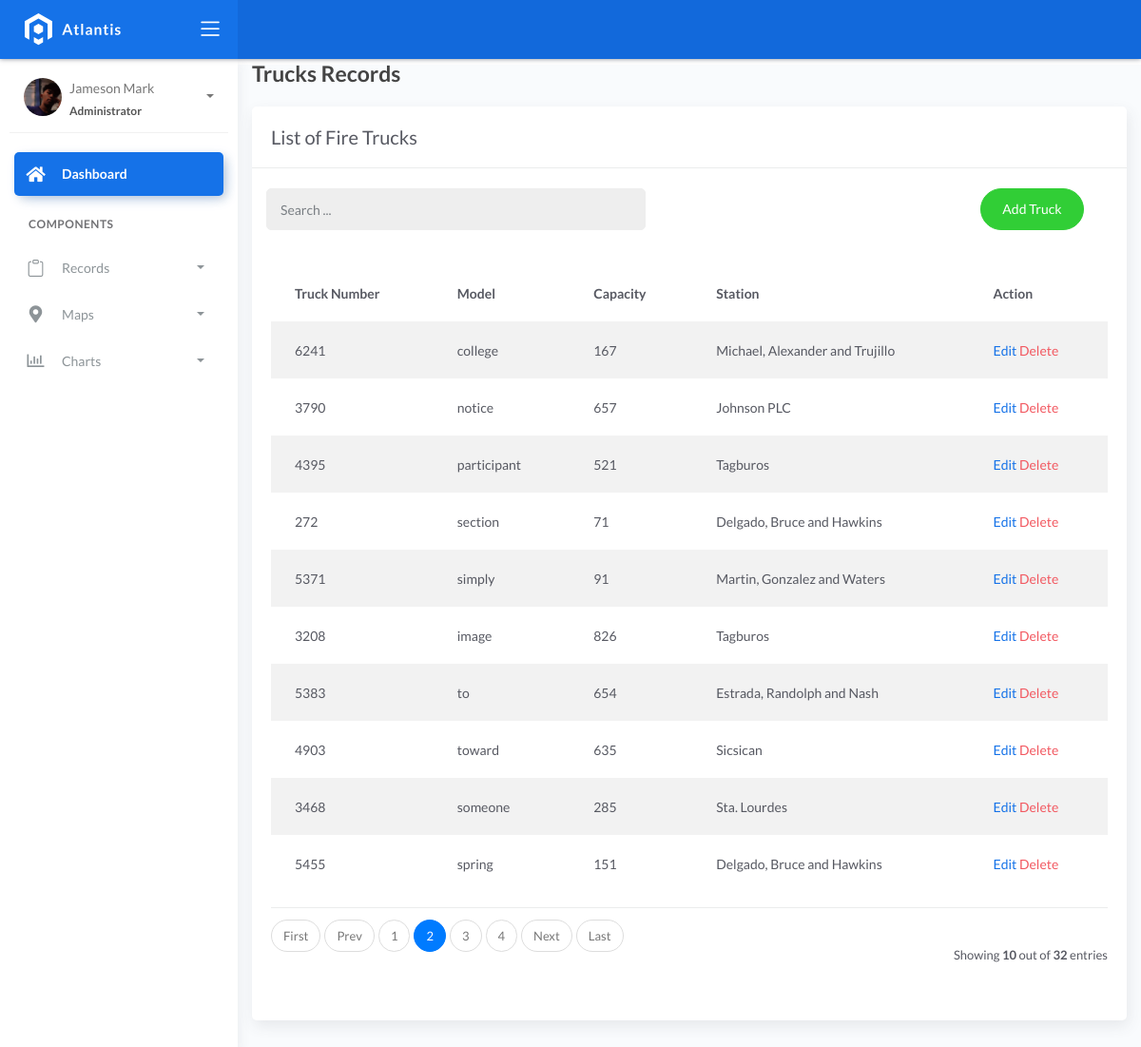
Before: /firetrucks/?page=2 with the older database file.
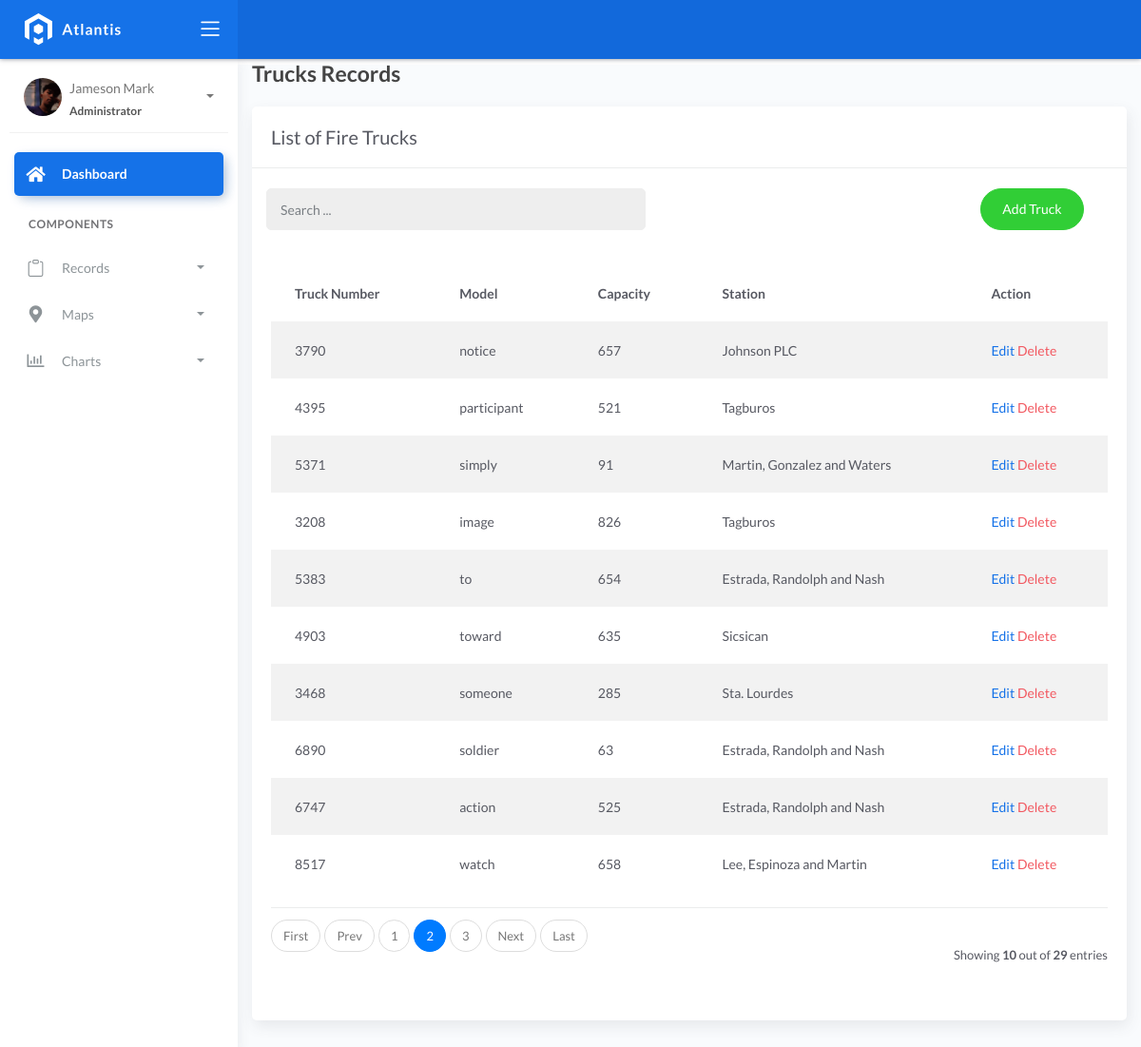
After: the same page with the newer database file.
### fire/models.py (models this page shows)
class BaseModel(models.Model):
    created_at = models.DateTimeField(auto_now_add=True, db_index=True)
    updated_at = models.DateTimeField(auto_now=True)
    class Meta:
        abstract = True

class FireTruck(BaseModel):
    truck_number = models.CharField(max_length=150)
    model = models.CharField(max_length=150)
    capacity = models.CharField(max_length=150)  # water
    station = models.ForeignKey(FireStation, on_delete=models.CASCADE)

class FireStation(BaseModel):
    name = models.CharField(max_length=150)
    latitude = models.DecimalField(
        max_digits=22, decimal_places=16, null=True, blank=True)
    longitude = models.DecimalField(
        max_digits=22, decimal_places=16, null=True, blank=True)
    address = models.CharField(max_length=150)
    city = models.CharField(max_length=150)
    country = models.CharField(max_length=150)
    def __str__(self):
        return self.name

### fire/views.py (the view)
# urls.py: path('firetrucks/', firetruckListView.as_view(), name='fire-truck'),
class firetruckListView(ListView):
    model = FireTruck
    template_name = 'fire_truck.html'
    context_object_name = 'FireTrucks'
    success_url = reverse_lazy('fire-truck')
    paginate_by = 10

### templates/fire_truck.html (shortened to what this page needs)
{% extends 'base.html' %}
{% load static %}
{% block content %}
<div class="content">
    <div class="container-fluid">
        <h4 class="page-title">Trucks Records</h4>
        <div class="row">
            <div class="col-md-12">
                <div class="card">
                    <div class="card-header">
                        <div class="card-title">List of Fire Trucks</div>
                    </div>
                    <br />
                        <div class="col-md-12 row">
                            <div class="col-md-6">
                                <form class="navbar-form nav-search mr-md-3" action="">
                                    <div class="input-group">
                                        <input type="text" placeholder="Search ..." class="form-control" name="q" />
                                        <div class="input-group-append">
                                            <span class="input-group-text">
                                            </span>
                                        </div>
                                    </div>
                                </form>
                            </div>
                            <div class="col-md-6">
                                <div class="pull-right">
                                    <a href="{% url 'truck-add' %}" class="btn btn-success btn-rounded">Add Truck</a>
                                </div>
                            </div>
                        </div>
                    <div class="card-body">
                        <table class="table table-striped mt-3">
                            <thead>
                                <tr>
                                    <th>Truck Number</th>
                                    <th>Model</th>
                                    <th>Capacity</th>
                                    <th>Station</th>
                                    <th>Action</th>
                                </tr>
                            </thead>
                                <tbody>
                                    {% for truck in FireTrucks %}
                                        <tr>
                                            <td>{{ truck.truck_number }}</td>
                                            <td>{{ truck.model }}</td>
                                            <td>{{ truck.capacity }}</td>
                                            <td>{{ truck.station }}</td>
                                            <td>
                                                <a href="{% url 'truck-update' truck.pk %}">Edit</a>
                                                <a href="{% url 'truck-delete' truck.pk %}" class="text-danger">Delete</a>
                                            </td>
                                        </tr>
                                    {% endfor %}
                                </tbody>
                        </table>
                        {% include 'includes/pagination.html' %}
                    </div>
                </div>
            </div>
        </div>
    </div>
</div>
{% endblock %}

Changed rows visible on the page:
no longer on this page (row unchanged): FireTruck: truck_number "6241", model "college", capacity "167", station "Michael, Alexander and Trujillo"
removed FireTruck: truck_number "272", model "section", capacity "71", station "Delgado, Bruce and Hawkins"
removed FireTruck: truck_number "5455", model "spring", capacity "151", station "Delgado, Bruce and Hawkins"
now on this page (row unchanged): FireTruck: truck_number "6890", model "soldier", capacity "63", station "Estrada, Randolph and Nash"
now on this page (row unchanged): FireTruck: truck_number "6747", model "action", capacity "525", station "Estrada, Randolph and Nash"
now on this page (row unchanged): FireTruck: truck_number "8517", model "watch", capacity "658", station "Lee, Espinoza and Martin"
Other visible differences:
{{ paginator.count }}: "32" → "29"
list line gone: "4"
